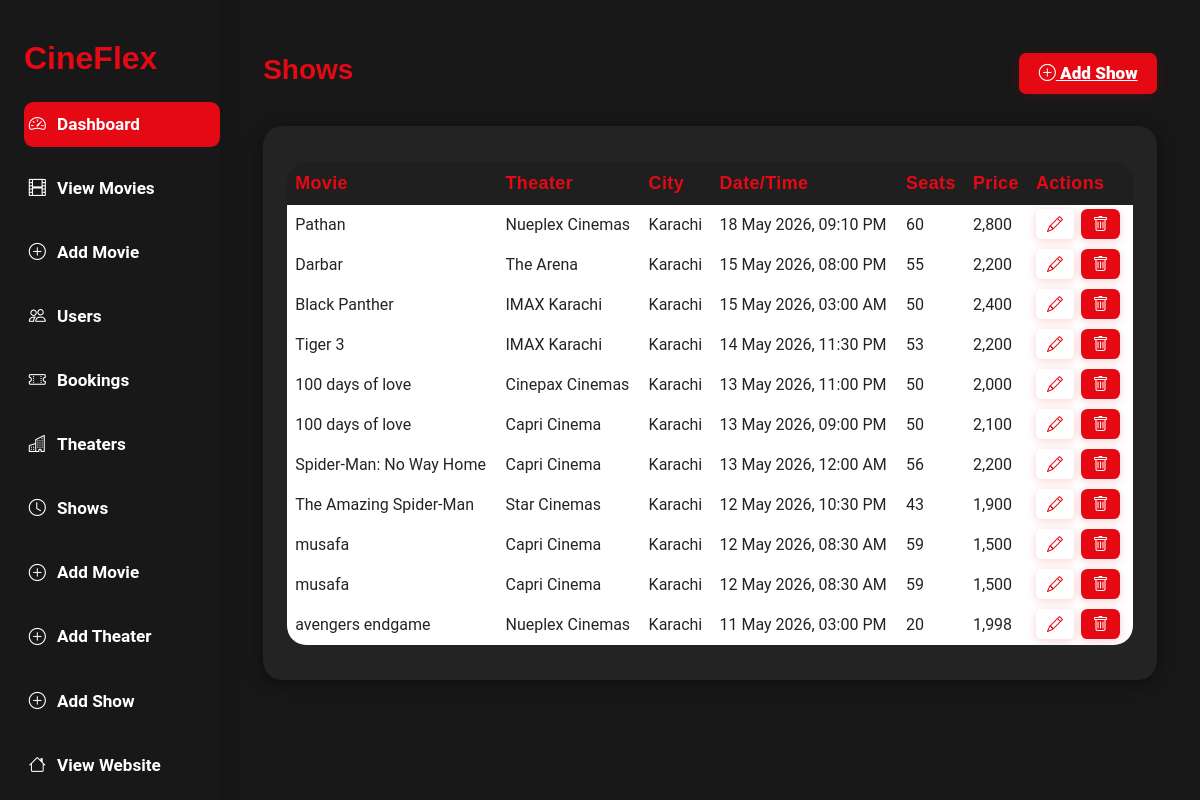
The page /admin/shows.php (signed in) on the database its author committed.
### tables this page shows
CREATE TABLE `shows` (
  `id` int(11) NOT NULL,
  `movie_id` int(11) DEFAULT NULL,
  `theater_id` int(11) DEFAULT NULL,
  `show_time` datetime DEFAULT NULL,
  `seats` int(11) DEFAULT NULL,
  `price` float DEFAULT NULL
);

CREATE TABLE `movies` (
  `id` int(11) NOT NULL,
  `title` varchar(100) DEFAULT NULL,
  `description` text DEFAULT NULL,
  `genre` varchar(50) DEFAULT NULL,
  `duration` varchar(30) DEFAULT NULL,
  `poster` varchar(255) DEFAULT NULL,
  `trailer` varchar(255) DEFAULT NULL,
  `rating` float DEFAULT NULL,
  `is_trending` tinyint(1) DEFAULT 0,
  `is_nowshowing` tinyint(1) DEFAULT 0,
  `is_toprated` tinyint(1) DEFAULT 0,
  `status` varchar(20) DEFAULT 'active',
  `created_at` datetime DEFAULT current_timestamp()
);

CREATE TABLE `theaters` (
  `id` int(11) NOT NULL,
  `name` varchar(100) NOT NULL,
  `city` varchar(100) DEFAULT NULL,
  `address` varchar(255) DEFAULT NULL
);

### admin/shows.php (the view, shortened to what this page needs)
<?php
require_once("../includes/db.php");
$query = "SELECT s.*, m.title as mtitle, t.name as tname, t.city
          FROM shows s
          LEFT JOIN movies m ON s.movie_id = m.id
          LEFT JOIN theaters t ON s.theater_id = t.id
          ORDER BY s.show_time DESC";
$result = mysqli_query($conn, $query);
?>
<!DOCTYPE html>
<html lang="en">
<head>
  <link rel="stylesheet" href="assets/css/style.css">
  <link rel="stylesheet" href="https://cdn.jsdelivr.net/npm/bootstrap@5.3.0/dist/css/bootstrap.min.css">
  <link rel="stylesheet" href="https://cdn.jsdelivr.net/npm/bootstrap-icons@1.11.3/font/bootstrap-icons.min.css">
  <link rel="stylesheet" href="assets/css/style.css">
</head>
<body>
  <div class="sidebar d-none d-md-block">
    <div class="logo">CineFlex</div>
   <div class="nav flex-column">
            <a href="dashboard.php" class="nav-link active"><i class="bi bi-speedometer2"></i> Dashboard</a>
            <a href="movies.php" class="nav-link"><i class="bi bi-film"></i> View Movies</a>
            <a href="movies-add.php" class="nav-link"><i class="bi bi-plus-circle"></i> Add Movie</a>
            <a href="users.php" class="nav-link"><i class="bi bi-people"></i> Users</a>
            <a href="bookings.php" class="nav-link"><i class="bi bi-ticket-perforated"></i> Bookings</a>
            <a href="theaters.php" class="nav-link"><i class="bi bi-buildings"></i> Theaters</a>
            <a href="shows.php" class="nav-link "><i class="bi bi-clock"></i> Shows</a>
            <a href="movies-add.php" class="nav-link"><i class="bi bi-plus-circle"></i> Add Movie</a>
            <a href="theater-add.php" class="nav-link"><i class="bi bi-plus-circle"></i> Add Theater</a>
            <a href="show-add.php" class="nav-link"><i class="bi bi-plus-circle"></i> Add Show</a>
            <a href="../index.php" class="nav-link" target="_blank"><i class="bi bi-house"></i> View Website</a>
        </div>
  </div>
  <div class="main">
    <div class="topbar">
      <h3 style="font-family:'Montserrat',sans-serif;font-weight:800;color:#e50914;">Shows</h3>
      <a href="show-add.php" class="btn-main"><i class="bi bi-plus-circle"></i> Add Show</a>
    </div>
    <div class="table-wrap">
      <div style="overflow-x:auto;">
      <table class="table table-borderless align-middle">
        <thead>
          <tr>
            <th>Movie</th>
            <th>Theater</th>
            <th>City</th>
            <th>Date/Time</th>
            <th>Seats</th>
            <th>Price</th>
            <th>Actions</th>
          </tr>
        </thead>
        <tbody>
        <?php if(mysqli_num_rows($result)): while($s = mysqli_fetch_assoc($result)): ?>
          <tr>
            <td><?= htmlspecialchars($s['mtitle']) ?></td>
            <td><?= htmlspecialchars($s['tname']) ?></td>
            <td><?= htmlspecialchars($s['city']) ?></td>
            <td><?= date('d M Y, h:i A', strtotime($s['show_time'])) ?></td>
            <td><?= htmlspecialchars($s['seats']) ?></td>
            <td><?= number_format($s['price'],0) ?></td>
            <td>
              <a href="show-edit.php?id=<?= $s['id'] ?>" class="btn-edit" title="Edit"><i class="bi bi-pencil"></i></a>
              <a href="shows.php?delete=<?= $s['id'] ?>" onclick="return confirm('Delete this show?');" class="btn-del" title="Delete"><i class="bi bi-trash"></i></a>
            </td>
          </tr>
        <?php endwhile; else: ?>
          <tr><td colspan="7" style="color:#ccc;text-align:center;">No shows found.</td></tr>
        <?php endif; ?>
        </tbody>
      </table>
      </div>
    </div>
  </div>
</body>
</html>

### admin/assets/css/style.css (style rules this page uses)
body { background: #181818; color: #fff; font-family: 'Roboto', Arial, sans-serif; }
.sidebar { width: 220px; background: #181818; min-height: 100vh; position: fixed; left: 0; top: 0; box-shadow: 2px 0 22px #0003; z-index: 10; }
.sidebar .logo { font-family: 'Montserrat', sans-serif; font-size: 2rem; font-weight: 900; color: #e50914; padding: 2.1rem 0 1.3rem 1.5rem; }
.sidebar .nav { display: flex; flex-direction: column; gap: 1.2rem; padding-left: 1.5rem; }
.sidebar .nav-link { color: #fff; font-weight: 600; font-size: 1.07rem; padding: .6rem 0 .6rem .3rem; border-radius: .6rem; transition: .16s; text-decoration: none; display: flex; align-items: center; gap: .7rem; }
.sidebar .nav-link.active, .sidebar .nav-link:hover { background: #e50914; color: #fff; }
.main { margin-left: 220px; padding: 2.3rem 2.7rem 1rem 2.7rem; }
.topbar { display: flex; justify-content: space-between; align-items: center; margin-bottom: 2.4rem; margin-top: 1rem; }
.btn-main { background: #e50914; color: #fff; border: none; border-radius: .44rem; padding: .57rem 1.65rem; font-weight: 800; font-size: 1.07rem; box-shadow: 0 2px 14px #e5091425; transition: .15s; }
.table-wrap { background: #232323; border-radius: 1.3rem; box-shadow: 0 6px 30px #0007; padding: 2.4rem 1.8rem 2rem 1.8rem; margin: 2.2rem auto; max-width: 1250px; min-width: 300px; position: relative; }
.table { color: #fff; background: transparent; border-radius: 1.2rem; overflow: hidden; margin-bottom: 0; }
.table th, .table td { vertical-align:middle; }
.table th { background: #191919; color: #e50914; font-size: 1.12rem; font-family: 'Montserrat',sans-serif; font-weight: 800; letter-spacing: .4px; border: none; }
.table tbody tr { transition:.17s; }
.btn-edit { background:#fff;color:#e50914;font-weight:700; }
.btn-del { background:#e50914;color:#fff;font-weight:700; }

### admin/shows.php (style rules this page uses)
.main { margin-left:220px;padding:2.3rem 2.7rem 1rem 2.7rem; }
.table-wrap { background:#232323;border-radius:1.2rem;box-shadow:0 3px 18px #0007;padding:2.2rem 1.5rem;margin:2rem auto;max-width:1100px; }
.table th { background:#1f1f1f;color:#e50914; }
.btn-edit, .btn-del { padding:.33rem .7rem;border-radius:.4rem;font-size:1rem; border:none;box-shadow:0 2px 10px #e5091430;transition:.14s;margin-right:.2rem; }
.btn-edit { background:#fff;color:#e50914;font-weight:700; }
.btn-del { background:#e50914;color:#fff; }
.topbar { display:flex;justify-content:space-between;align-items:center;margin-bottom:2rem; }
.btn-main { background:#e50914;color:#fff;border:none;border-radius:.44rem;padding:.5rem 1.2rem;font-weight:800; }

### rows shown on the page
shows: movie.title "Pathan", theater.name "Nueplex Cinemas", theater.city "Karachi", show_time "18 May 2026, 09:10 PM", seats "60", price "2,800"
shows: movie.title "Darbar", theater.name "The Arena", theater.city "Karachi", show_time "15 May 2026, 08:00 PM", seats "55", price "2,200"
shows: movie.title "Black Panther", theater.name "IMAX Karachi", theater.city "Karachi", show_time "15 May 2026, 03:00 AM", seats "50", price "2,400"
shows: movie.title "Tiger 3", theater.name "IMAX Karachi", theater.city "Karachi", show_time "14 May 2026, 11:30 PM", seats "53", price "2,200"
shows: movie.title "100 days of love", theater.name "Cinepax Cinemas", theater.city "Karachi", show_time "13 May 2026, 11:00 PM", seats "50", price "2,000"
shows: movie.title "100 days of love", theater.name "Capri Cinema", theater.city "Karachi", show_time "13 May 2026, 09:00 PM", seats "50", price "2,100"
shows: movie.title "Spider-Man: No Way Home", theater.name "Capri Cinema", theater.city "Karachi", show_time "13 May 2026, 12:00 AM", seats "56", price "2,200"
shows: movie.title "The Amazing Spider-Man", theater.name "Star Cinemas", theater.city "Karachi", show_time "12 May 2026, 10:30 PM", seats "43", price "1,900"
shows: movie.title "musafa", theater.name "Capri Cinema", theater.city "Karachi", show_time "12 May 2026, 08:30 AM", seats "59", price "1,500"
shows: movie.title "musafa", theater.name "Capri Cinema", theater.city "Karachi", show_time "12 May 2026, 08:30 AM", seats "59", price "1,500"
shows: movie.title "avengers endgame", theater.name "Nueplex Cinemas", theater.city "Karachi", show_time "11 May 2026, 03:00 PM", seats "20", price "1,998"
